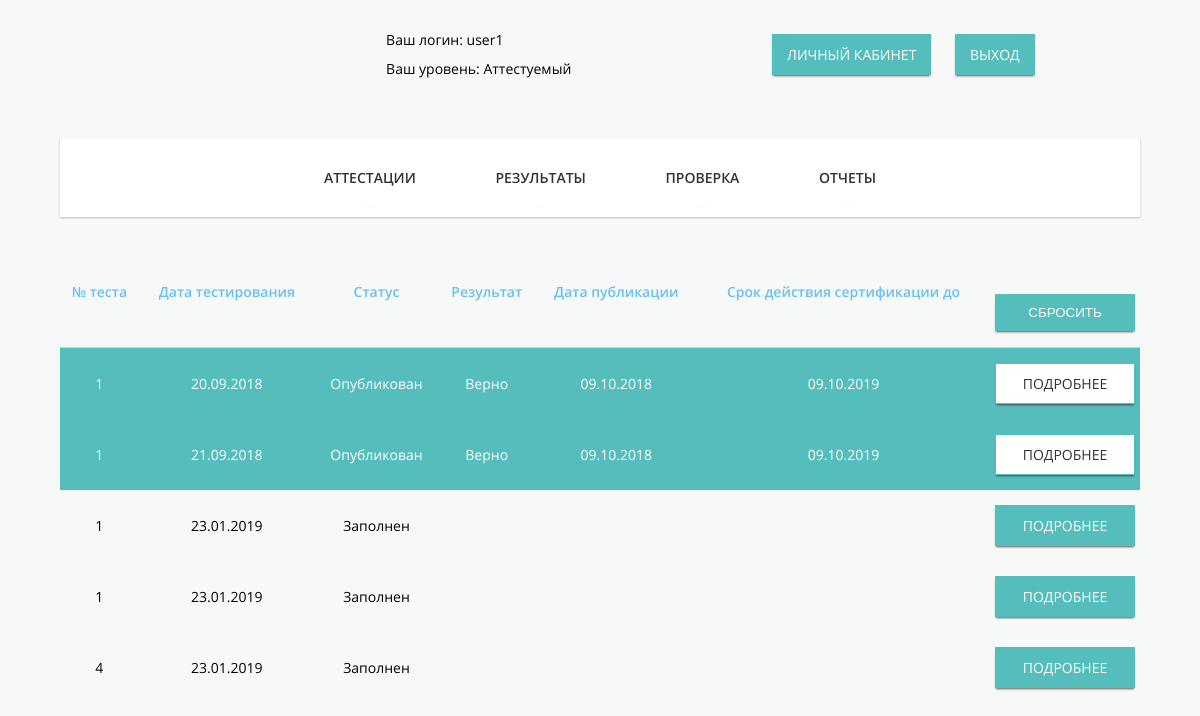
The page /results (signed in) on the database its author committed.
### tables this page shows
CREATE TABLE `exam` (
  `id` int(11) NOT NULL,
  `login` varchar(50) NOT NULL COMMENT 'логин аттестуемого',
  `attest_id` int(11) NOT NULL COMMENT 'идентификационный номер случая',
  `state_id` tinyint(4) DEFAULT NULL COMMENT 'Статус теста, определенный в справочнике exam_state',
  `level` tinyint(4) DEFAULT NULL COMMENT '1 - уровень Эксперт, 2 - уровень Эксперт-консультант',
  `result` tinyint(4) DEFAULT NULL COMMENT '0 - не верно, 1 - верно',
  `dt_create` timestamp NULL DEFAULT NULL COMMENT 'Дата/время создания теста',
  `dt_pay` timestamp NULL DEFAULT NULL COMMENT 'Дата/время оплаты теста',
  `dt_upload` timestamp NULL DEFAULT NULL COMMENT 'Дата/время отправки теста на проверку',
  `dt_public` timestamp NULL DEFAULT NULL,
  `attested_comment` varchar(1000) DEFAULT NULL COMMENT 'комментарии аттестуемого',
  `price_pay` decimal(18,2) DEFAULT NULL COMMENT 'Сумма, которую заплатил аттестуемый за тест',
  `dt_lock_until` timestamp NULL DEFAULT NULL
);

CREATE TABLE `exam_state` (
  `id` tinyint(4) NOT NULL,
  `name` varchar(50) DEFAULT NULL
);

### routes.php (called while the page is built)
<?php
return array(
	"^(/|)$" => "account/auth",
	"^auth$" => "account/auth",
	"^registr$" => "account/registr",
	"^forgot$" => "account/forgot",
	"^logout$" => "account/logout",
	"^show\?.*$" => "account/show",
	"^attestation(\/$|\?.*$|$)" => "attestation/index",
	"^attestation/show\?.*$" => "attestation/show",
	"^attestation/edit\?.*$" => "attestation/edit",
	"^results(\/$|\?.*$|$)" => "attestation/results",
	"^results/show\?.*$" => "attestation/show",
	"^check$" => "attestation/check",
	"^setting$" => "setting/index",
	"^setting/edit\?.*$" => "setting/edit",
	"^directory$" => "directory/index",
	"^directory/edit$" => "directory/edit",
	"^events(\/$|\?.*$|$)" => "events/index",
	"^events/show\?.*$" => "events/show",
	"^events/edit\?.*$" => "events/edit",
	"^personal$" => "personal/index",
	"^personal/docs$" => "personal/docs",
	"^personal/sertification$" => "personal/sertification",
	"^personal/password$" => "personal/password",
	"^personal/edit\?.*$" => "personal/edit",
	"^personal/show\?.*$" => "personal/show",
	"^reports$" => "reports/index",
	"^reports/vkk$" => "reports/vkk",
	"^reports/students$" => "reports/students",
	"^reports/experts$" => "reports/experts",
	"^reports/quantity$" => "reports/quantity",
	"^reports/detail$" => "reports/detail",
	"^reports/file\?.*$" => "reports/file",
	"^users(\/$|\?.*$|$)" => "users/index",
	"^experts(\/$|\?.*$|$)" => "users/experts",
	"^users/show\?.*$" => "users/show",
	"^users/edit\?.*$" => "users/edit",
);
?>

### app/controller/Attestation.php (called while the page is built, shortened)
<?php
class Attestation extends Controller{
	private $model;
	private $view;
	public function __construct() {
		$this->model = new Model();
		$this->view = new View();
	}
	function results() {
		$data = $this->model->getResultsAll();
		$this->view->output("results",$data);
	}
}
?>

### index.php (called while the page is built, shortened)
<?php
try {
	Router::start();
} catch (Exception $e) {
	file_put_contents("logs.html", date("d.m.Y H:i:s")."<br/>{$e->getMessage()}<br/> file: {$e->getFile()}<br/>line: {$e->getLine()} <hr/><br/>", FILE_APPEND);
	echo '<div style="text-align: center; padding-top: 10%"><h1>Ну вооот... Ты меня сломал! :-(</h1><br/>'.$e->getMessage().'</div>';
}
?>

### app/core/Model.php (called while the page is built, shortened)
<?php
abstract class Model {
	public function __construct() {
		$this->db = DB::getInstance();
		if(!empty($_SESSION['login'])) {
			$this->user = array(
				'login' => 	$_SESSION['login'],
				'role' 	=>	$_SESSION['role']
			);
		}
	}
}
?>

### app/core/DB.php (called while the page is built, shortened)
<?php
class DB {
	private static $instance;
	private function __construct() {
		self::$instance = new PDO('mysql:host='.HOST.';dbname='.DB, USER, PASSWORD, array(
			PDO::ATTR_PERSISTENT => true
		));
		self::$instance->query("SET wait_timeout=9999;");
		self::$instance->exec("SET CHARACTER SET utf8");
	}
	public static function getInstance() {
		if(self::$instance === null) {
			new self();
		}
		return self::$instance;
	}
}
?>

### app/model/Attestation.php (called while the page is built, shortened)
<?php
class Attestation extends Model{
	public function __construct() {
		parent::__construct();
	}
	public function getResultsAll() {
		$results = null;
		$r = $this->db->query("SELECT
			e.id,
			e.login,
			e.attest_id,
			e.state_id,
			s.name AS state,
			e.level,
			e.result,
			DATE_FORMAT(dt_create,'%d.%m.%Y') AS dt_create,
			DATE_FORMAT(dt_pay,'%d.%m.%Y') AS dt_pay,
			DATE_FORMAT(dt_upload,'%d.%m.%Y') AS dt_upload,
			DATE_FORMAT(dt_public,'%d.%m.%Y') AS dt_public,
			e.attested_comment,
			e.price_pay,
			e.dt_lock_until,
			DATE_FORMAT(ADDDATE(e.dt_public,IF(e.level = 1, a.active_days_level1, a.active_days_level2)), '%d.%m.%Y') AS dt_end
			FROM exam e
			INNER JOIN attest a ON a.id = e.attest_id
			INNER JOIN exam_state s ON s.id = e.state_id
			WHERE e.login = '{$this->user['login']}'".$this->getSort('id'));
		while ($row = $r->fetch(PDO::FETCH_ASSOC)) {
			if(!empty($row)) {
				$results['result'][] = $row;
			}
		}
		$results['page'] = $this->getPage($this->user['login'],$this->user['role']);
		$results['title'] = array(
				'attest_id' => '№ теста',
				'dt_create'	=> 'Дата тестирования',
				'state_id'	=> 'Статус',
				'result'	=> 'Результат',
				'dt_public' 	=> 'Дата публикации',
				'dt_end' 	=> 'Срок действия сертификации до'
			);
		return $results;
	}
}
?>

### app/core/traits/Page.php (called while the page is built, shortened)
<?php
trait Page {
	private $pages;
	public function getPage() {
		$p = $this->db->query("SELECT
			p.id,
			p.page,
			p.href
			FROM page p
			INNER JOIN (SELECT priority FROM role WHERE name = '{$this->user['role']}') t1 ON t1.priority <= p.priority
			UNION
			SELECT
			p.id,
			p.page,
			p.href
			FROM page p
			LEFT JOIN(SELECT login, COUNT(enable) AS count FROM expert_work WHERE enable = 1) t2 ON t2.login = '{$this->user['login']}'
			WHERE p.priority = 2 AND t2.login IS NOT NULL
			");
		while ($row = $p->fetch(PDO::FETCH_ASSOC)) {
			$this->pages[] = $row;
		}
		return $this->pages;
	}
}
?>

### app/core/traits/Sort.php (called while the page is built, shortened)
<?php
trait Sort {
	public function getSort($idx = 'id') {
		return !empty($_GET['sort']) && !empty($_GET['order']) ? " ORDER BY {$_GET['sort']} {$_GET['order']}" : " ORDER BY $idx ASC";
	}
}
?>

### app/view/attestation/results.php (the view, shortened to what this page needs)
<section id="results">
	<?php if(!empty($data['result'])) { ?>
		<div class="table grid">
			<div class="thead">
				<div class="tr">
					<?php foreach($data['title'] as $key => $val) { ?>
						<div class="th"><a href="<?php echo '/results'.sortOrder($key); ?>" class="asc"><?php echo $val; ?></a></div>
					<?php } ?>
					<div class="td"><button class="reset">Сбросить</button></div>
				</div>
			</div>
			<div class="tbody">
				<?php foreach($data['result'] as $result) {
					?>
					<div class="<?php echo isset($result['result']) && $result['state_id'] == 4 ? ($result['result'] == 0 ? 'tr red' : 'tr green') : 'tr' ; ?>">
						<div class="td"><?php echo $result['attest_id']; ?></div>
						<div class="td"><?php echo $result['dt_create']; ?></div>
						<div class="td"><?php echo $result['state']; ?></div>
						<div class="td"><?php echo isset($result['result']) && $result['state_id'] == 4 ? ($result['result'] == 1 ? 'Верно' : 'Неверно') : ''; ?></div>
						<div class="td"><?php echo $result['dt_public']; ?></div>
						<div class="td"><?php echo $result['dt_end']; ?></div>
						<div class="td"><a href="<?php echo "/results/show?type=json&id_result={$result['id']}";?>" class="button more">Подробнее</a></div>
					</div>
				<?php } ?>
			</div>
		</div>
	<?php } else { ?>
		<div class="center">
			<h2>Ничего не найдено!</h2>
		</div>
	<?php }  ?>
</section>

### app/core/Router.php (shortened to what this page needs)
<?php
class Router{
	private static $routes;
	private static function getURL() {
		self::$routes = include(ROOT."/routes.php");
		$url = trim(URL,"/");
		return $url;
	}
	public static function start() {
		$url = self::getURL();
		foreach (self::$routes as $pattern => $path) {
			$route = preg_match("~$pattern~", $url);
			if($route != 0) {
				$urlStructure = explode("/",$path);
				$className = "app\controller\\".ucfirst(array_shift($urlStructure));
				$classController = new $className();
				$action = array_shift($urlStructure);
				try{
					$result = call_user_func_array(array($classController, $action), $urlStructure);
				} catch(Exception $e) {
					echo $e;
				}
			}
		}
	}
}
?>

### app/template/head.php (shortened to what this page needs)
<?php
function sortOrder($sort) {
	$order = !empty($_GET['order']) && $_GET['order'] == 'asc' ? 'desc' : 'asc';
	return '?sort='.$sort.'&order='.(!empty($_GET['sort']) && $_GET['sort'] == $sort ? $order : 'asc');
}
?>
<!DOCTYPE html>
<html lang="ru">
<head>
	<link rel="stylesheet" href="/app/template/style.css"/>
</head>
<header id="header">
	<div class="container">
		<div class="block">
			<div class="logo">
			</div>
		</div>
		<?php if(!empty($_SESSION)) { ?>
			<div class="block">
				<div class="account">
					<p><?php echo 'Ваш логин: '.$_SESSION['login']; ?></p>
					<p><?php echo 'Ваш уровень: '.$_SESSION['role']; ?></p>
				</div>
			</div>
			<div class="block">
				<div class="exit right">
					<a href="/personal" class="button">Личный кабинет</a>
					<a href="/logout" class="button">Выход</a>
				</div>
			</div>
		<? } ?>
	</div>
</header>
<?php if(isset($data['page'])) { ?>
	<nav class="main-menu">
		<ul>
			<?php foreach($data['page'] as $page) {
				?>
				<li><a href="<?php echo $page['href']; ?>"><?php echo $page['page']; ?></a></li>
			<?php } ?>
		</ul>
	</nav>
	<?php } ?>

### app/view/Attestation.php (shortened to what this page needs)
<?php
class Attestation extends View{
	public function output($action, $data = null) {
		require_once ROOT."/app/template/head.php";
		if(file_exists(ROOT."/app/view/attestation/$action.php")) {
			require_once ROOT."/app/view/attestation/$action.php";
		}
		require_once ROOT."/app/template/footer.php";
	}
}
?>

### app/template/footer.php (shortened to what this page needs)
</body>
</html>

### app/template/style.css (style rules this page uses)
html, body { margin: 0; padding: 0; }
body * { padding: 0; margin: 0; box-sizing: border-box; }
header, section, footer { position: relative; padding: 20px 0; max-width: 90%; margin: 0 auto; }
a { color: #6bbff1; text-decoration: none; transition: all 0.3s ease; }
button, .button { display: inline-block; padding: 10px 14px; border: 1px solid #56bdbd; background: #56bdbd; color: #ffffff; text-transform: uppercase; transition: all 0.3s ease; text-decoration: none; cursor: pointer; box-shadow: 0 2px 2px -1px rgba(51, 51, 51, 0.8); }
.logo { display: inline-block; margin: 0 20px; width: 100%; max-width: 200px; }
.block { display: block !important; }
.right { text-align: right !important; }
#header { height: auto; }
#header .container { margin-bottom: 20px; }
#header .exit .button { margin: 0 10px; }
#header .account p { margin: 10px 0; }
.main-menu { margin: 10px auto; box-sizing: border-box; background: #ffffff; transition: all 0.3s ease; box-shadow: 0 1px 2px rgba(51, 51, 51, 0.3); max-width: 90%; }
.main-menu ul { list-style: none; text-align: center; padding: 0; }
.main-menu ul li { position: relative; display: inline-block; transition: all 0.3s ease; margin: 0 -2px; }
.main-menu ul li a { position: relative; display: block; padding: 30px 40px; font-size: 14px; font-family: "opensans-semibold", sans-serif; color: #333333; text-decoration: none; text-transform: uppercase; transition: all 0.3s ease; }
.main-menu ul li a::before { content: ''; position: absolute; display: block; width: auto; height: 1px; bottom: 10px; left: 40px; right: 40px; background: #56bdbd; transition: all 0.3s ease; transform: scale(0.1); }
.container { display: flex; justify-content: space-around; align-items: center; }
.table { display: table; margin: 30px 0; width: 100%; }
.table .thead { display: table-header-group; }
.table .thead .tr .th { padding: 5px; vertical-align: top; }
.table .thead .tr .th a { display: block; height: 60px; }
.table .thead .tr .th, .table .thead .tr .td { border-bottom: 1px solid rgba(51, 51, 51, 0.2); }
.table .tbody { display: table-row-group; }
.table .tr { display: table-row; position: relative; padding: 10px 0; transition: all 0.3s ease; }
.table .tr .th { display: table-cell; font-family: "opensans-semibold", sans-serif; vertical-align: middle; text-align: center; }
.table .tr .td { display: table-cell; padding: 10px 5px; text-align: center; position: relative; vertical-align: middle; }
.table .tr .td button, .table .tr .td .button { display: block; width: 100%; max-width: 150px; margin: 5px 0; }
.table .tr.green { background: #56bdbd; }
.table .tr.green * { color: #ffffff; }
.table .tr.green .button { background: #ffffff; border: 1px solid #56bdbd; color: #333333; }

### rows shown on the page
exam: attest "1", dt_create "20.09.2018", state.name "Опубликован", result "Верно", dt_public "09.10.2018", dt_end "09.10.2019"
exam: attest "1", dt_create "21.09.2018", state.name "Опубликован", result "Верно", dt_public "09.10.2018", dt_end "09.10.2019"
exam: attest "1", dt_create "23.01.2019", state.name "Заполнен"
exam: attest "1", dt_create "23.01.2019", state.name "Заполнен"
exam: attest "4", dt_create "23.01.2019", state.name "Заполнен"

### other values the page prints
$page['page'] "АТТЕСТАЦИИ"
$page['page'] "РЕЗУЛЬТАТЫ"
$page['page'] "ПРОВЕРКА"
$page['page'] "ОТЧЕТЫ"
$val "№ теста"
$val "Дата тестирования"
$val "Статус"
$val "Результат"
$val "Дата публикации"
$val "Срок действия сертификации до"
